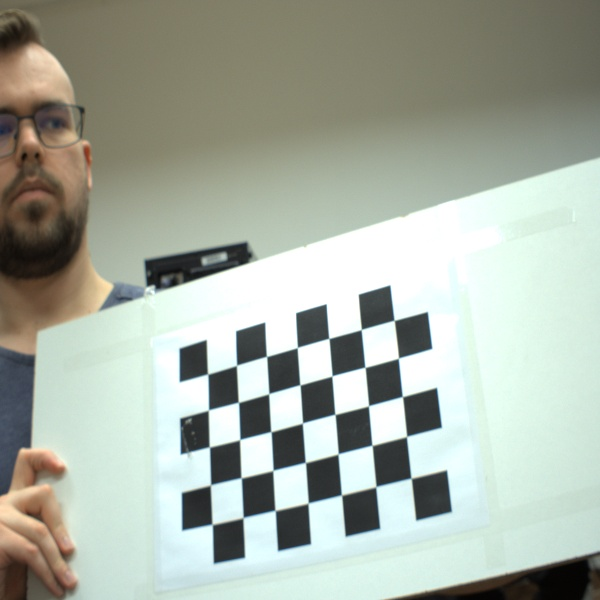
#> input picture Zadanie2/Chessboard1.jpg, 600 x 600 px; its folder holds 5 pictures in this run
$ python camera.py
#> lines starting #> are read from the running program, lines starting #| are printed output that depends on the picture; after the words box and inside, x2 and y2 are one past the last pixel; in counts of white or black regions, pixels touching at a corner belong together
import numpy as np
import cv2 as cv
import glob

# termination criteria
criteria = (cv.TERM_CRITERIA_EPS + cv.TERM_CRITERIA_MAX_ITER, 30, 0.001)

# prepare object points, like (0,0,0), (1,0,0), (2,0,0) ....,(6,5,0)
objp = np.zeros((7 * 5, 3), np.float32)
objp[:, :2] = np.mgrid[0:7, 0:5].T.reshape(-1, 2)

# Arrays to store object points and image points from all the images.
objpoints = []  # 3d point in real world space
imgpoints = []  # 2d points in image plane.

images = glob.glob('*.jpg')

for image in images:
    img = cv.imread(image)
#> img is the input picture: shape (600, 600, 3); mean B, G, R 163.3, 174.6, 167.3
    gray = cv.cvtColor(img, cv.COLOR_BGR2GRAY)
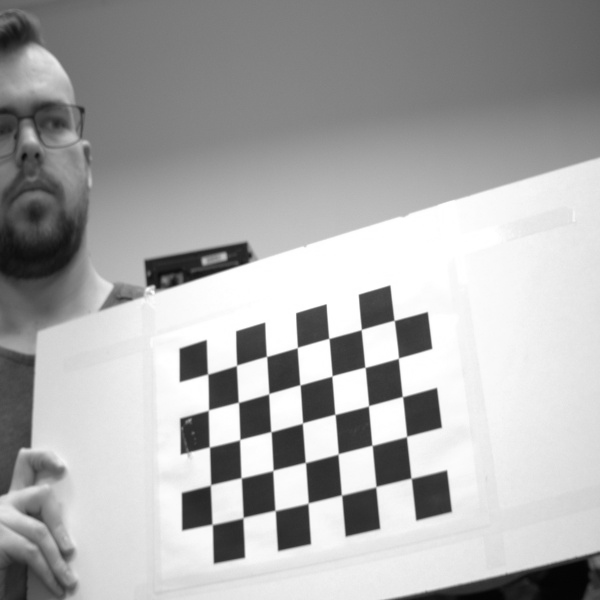
#> gray: shape (600, 600); min 3, max 255, mean 171.1
    # Find the chess board corners
    ret, corners = cv.findChessboardCorners(gray, (7, 5), None)
#> ret = True; corners = 35 rows, first 8: [207.7, 374], [236.6, 365.2], [266.5, 356.4], [297.4, 347.5], [328.9, 338.4], [361.3, 329.5], [394, 320.3], [208.5, 410]
    # If found, add object points, image points (after refining them)
    if ret:
        objpoints.append(objp)
        corners2 = cv.cornerSubPix(gray, corners, (11, 11), (-1, -1), criteria)
#> corners2 = 35 rows, first 8: [207.7, 374.1], [236.5, 365.4], [266.5, 356.4], [297.3, 347.5], [328.9, 338.4], [361.3, 329.5], [394.2, 320.3], [208.4, 410.1]
        imgpoints.append(corners2)
        # Draw and display the corners
        cv.drawChessboardCorners(img, (7, 5), corners2, ret)
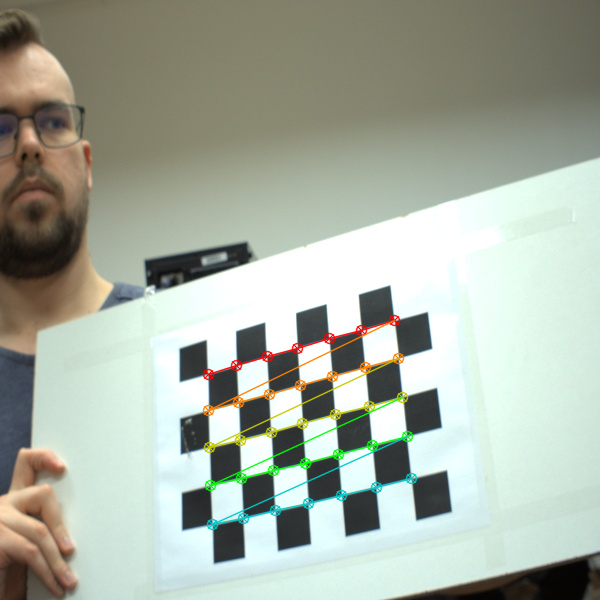
#> img: shape (600, 600, 3); 2.22% of pixels changed, all inside (x1, y1, x2, y2) = (202, 314, 418, 531)
#> pass 2 of the loop `for image in images:`:
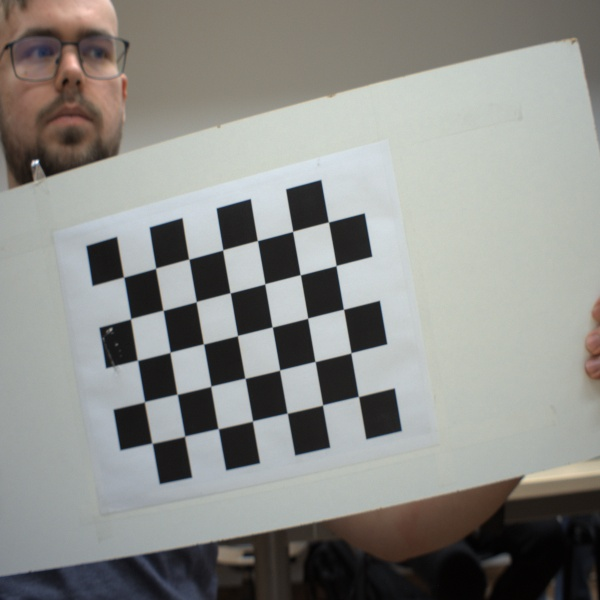
#> input picture Zadanie2/Chessboard10.jpg, 600 x 600 px
#> img is the input picture: shape (600, 600, 3); mean B, G, R 136.6, 140.5, 140.2
#> `gray = cv.cvtColor(img, cv.COLOR_BGR2GRAY)`:
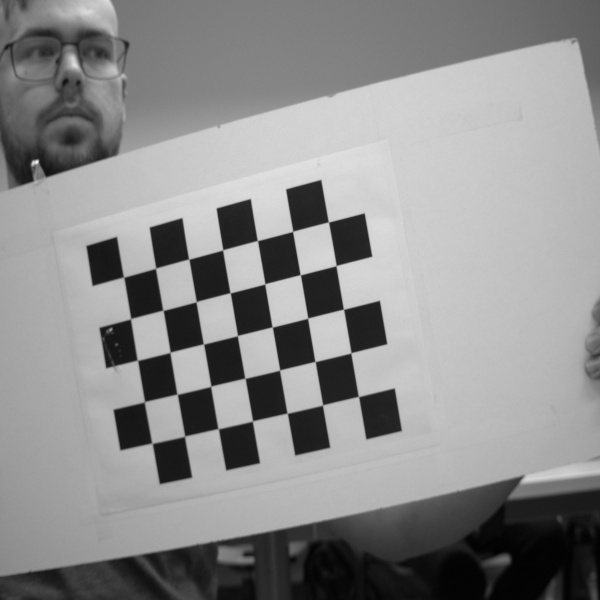
#> gray: shape (600, 600); min 1, max 251, mean 140
#> corners = 35 rows, first 8: [123.5, 277.4], [155.6, 268.1], [188.9, 259], [222.9, 250.1], [257.4, 240.7], [292.6, 231.3], [328.4, 222], [130.5, 319]
#> corners2 = 35 rows, first 8: [123.6, 277.1], [155.6, 268.2], [188.8, 259.1], [222.7, 249.9], [257.4, 240.6], [292.7, 231.3], [328.4, 221.9], [130.6, 318.7]
#> `cv.drawChessboardCorners(img, (7, 5), corners2, ret)`:
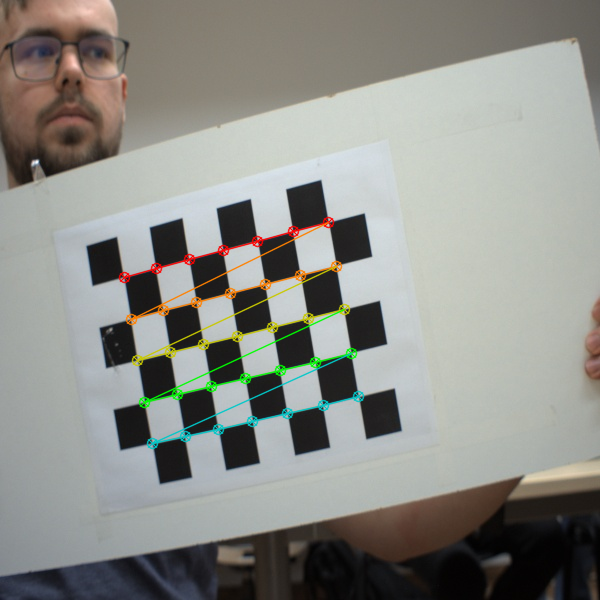
#> img: shape (600, 600, 3); 2.31% of pixels changed, all inside (x1, y1, x2, y2) = (118, 216, 365, 450)
#> pass 3 of the loop `for image in images:`:
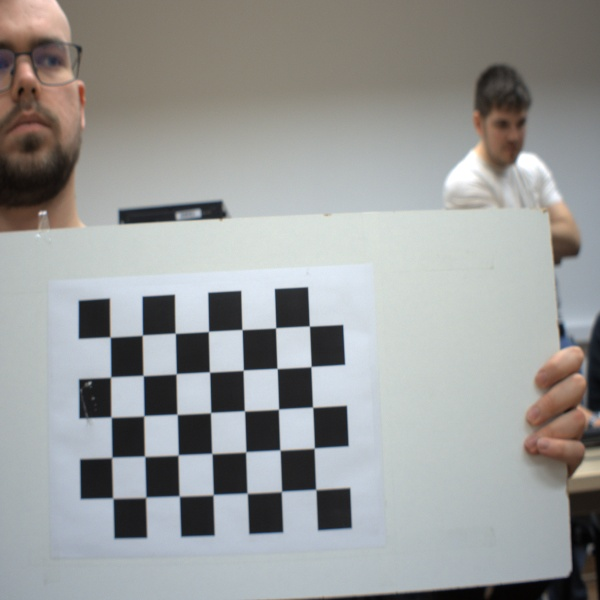
#> input picture Zadanie2/Chessboard11.jpg, 600 x 600 px
#> img is the input picture: shape (600, 600, 3); mean B, G, R 153.4, 154.5, 153.3
#> `gray = cv.cvtColor(img, cv.COLOR_BGR2GRAY)`:
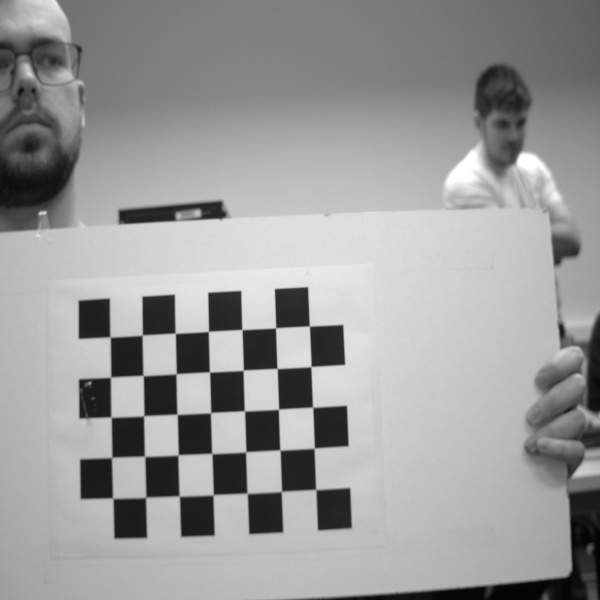
#> gray: shape (600, 600); min 2, max 255, mean 154
#> corners = 35 rows, first 8: [109.8, 337.2], [142.2, 335.1], [175.3, 333.1], [208.5, 331.5], [241.9, 329.6], [275.6, 327.7], [309.3, 326.1], [110.9, 377.4]
#> corners2 = 35 rows, first 8: [110.1, 337], [142.3, 335.2], [175.2, 333.2], [208.4, 331.4], [242, 329.5], [275.6, 327.8], [309.4, 326], [110.6, 377.1]
#> `cv.drawChessboardCorners(img, (7, 5), corners2, ret)`:
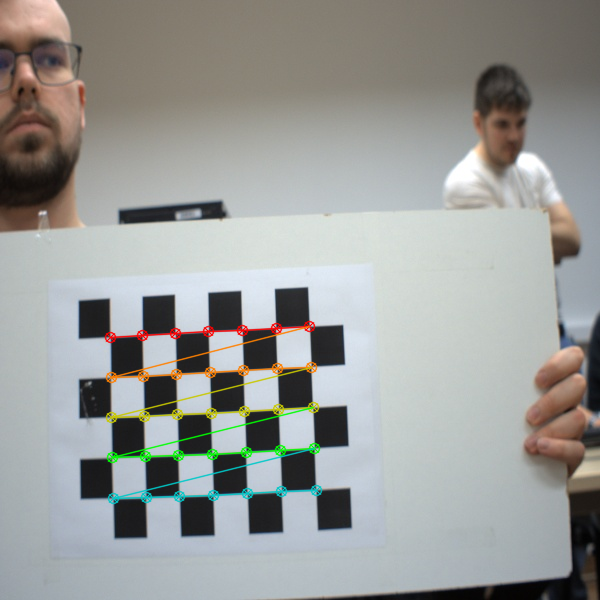
#> img: shape (600, 600, 3); 2.3% of pixels changed, all inside (x1, y1, x2, y2) = (104, 320, 323, 505)
#> the loop made 5 passes; the first 3 are shown
        # cv.imshow('img', img)
        # cv.waitKey(500)
cv.destroyAllWindows()

######### CALIBRATION ############################################

ret, cameraMatrix, dist, rvecs, tvecs = cv.calibrateCamera(objpoints, imgpoints, gray.shape[::-1], None, None)

print("\nCamera calibrated:\n", ret)
print("\nCamera Matrix:\n", cameraMatrix)
print("\nfx: {}".format(cameraMatrix[0][0]))
print("fy: {}".format(cameraMatrix[1][1]))
print("cx: {}".format(cameraMatrix[0][2]))
print("cy: {}".format(cameraMatrix[1][2]))
print("\nDistorted Parameters:\n", dist)
# print("\nRotation Vectors:\n", rvecs)
# print("\nTranslation Vectors:\n", tvecs)


######### UN-DISTORTION ############################################

img = cv.imread('Chessboard16.jpg')
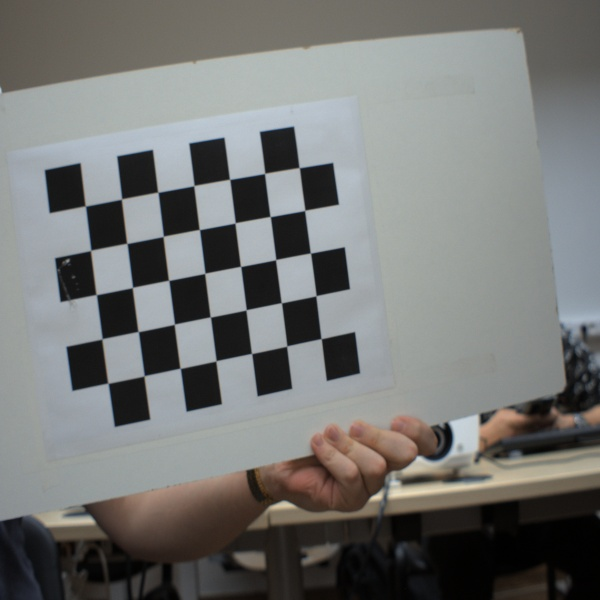
#> input picture Zadanie2/Chessboard16.jpg, 600 x 600 px
#> img is the input picture: shape (600, 600, 3); mean B, G, R 116.1, 117.7, 116.7
h, w = img.shape[:2]
#> h = 600; w = 600
newcameramtx, roi = cv.getOptimalNewCameraMatrix(cameraMatrix, dist, (w, h), 1, (w, h))

# undistort
dst = cv.undistort(img, cameraMatrix, dist, None, newcameramtx)
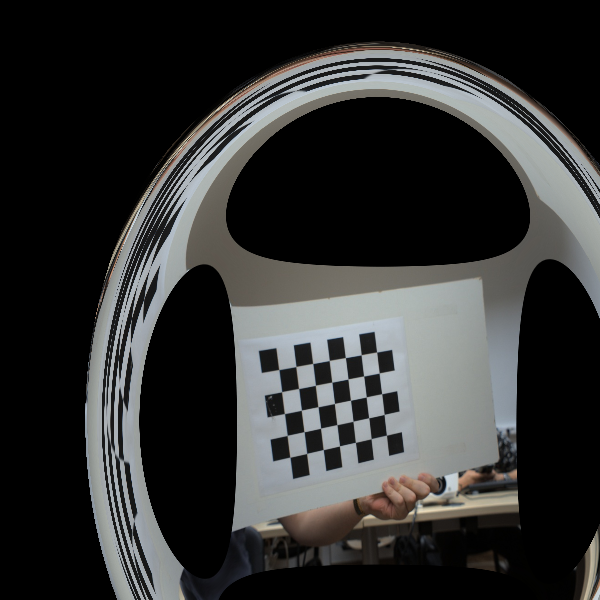
#> dst: shape (600, 600, 3); mean B, G, R 50, 50.5, 49.9
# crop the image
x, y, w, h = roi
dst = dst[y:y + h, x:x + w]
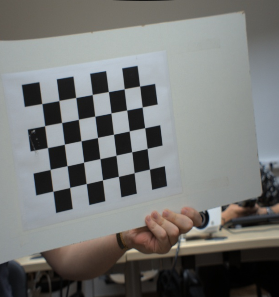
#> dst: shape (297, 279, 3); mean B, G, R 117.3, 118.9, 117.8
cv.imwrite('CalibrationResult.png', dst)

# projection error
mean_error = 0
for i in range(len(objpoints)):
    imgpoints2, _ = cv.projectPoints(objpoints[i], rvecs[i], tvecs[i], cameraMatrix, dist)
    error = cv.norm(imgpoints[i], imgpoints2, cv.NORM_L2) / len(imgpoints2)
    mean_error += error
print("\ntotal error: {}".format(mean_error / len(objpoints)))

# showing the results
img1 = cv.imread('CalibrationResult.png')
img2 = cv.imread('Chessboard16.jpg')
cv.imshow('CalibrationResult.png', img1)
cv.imshow('Chessboard16.jpg', img2)
cv.waitKey()
